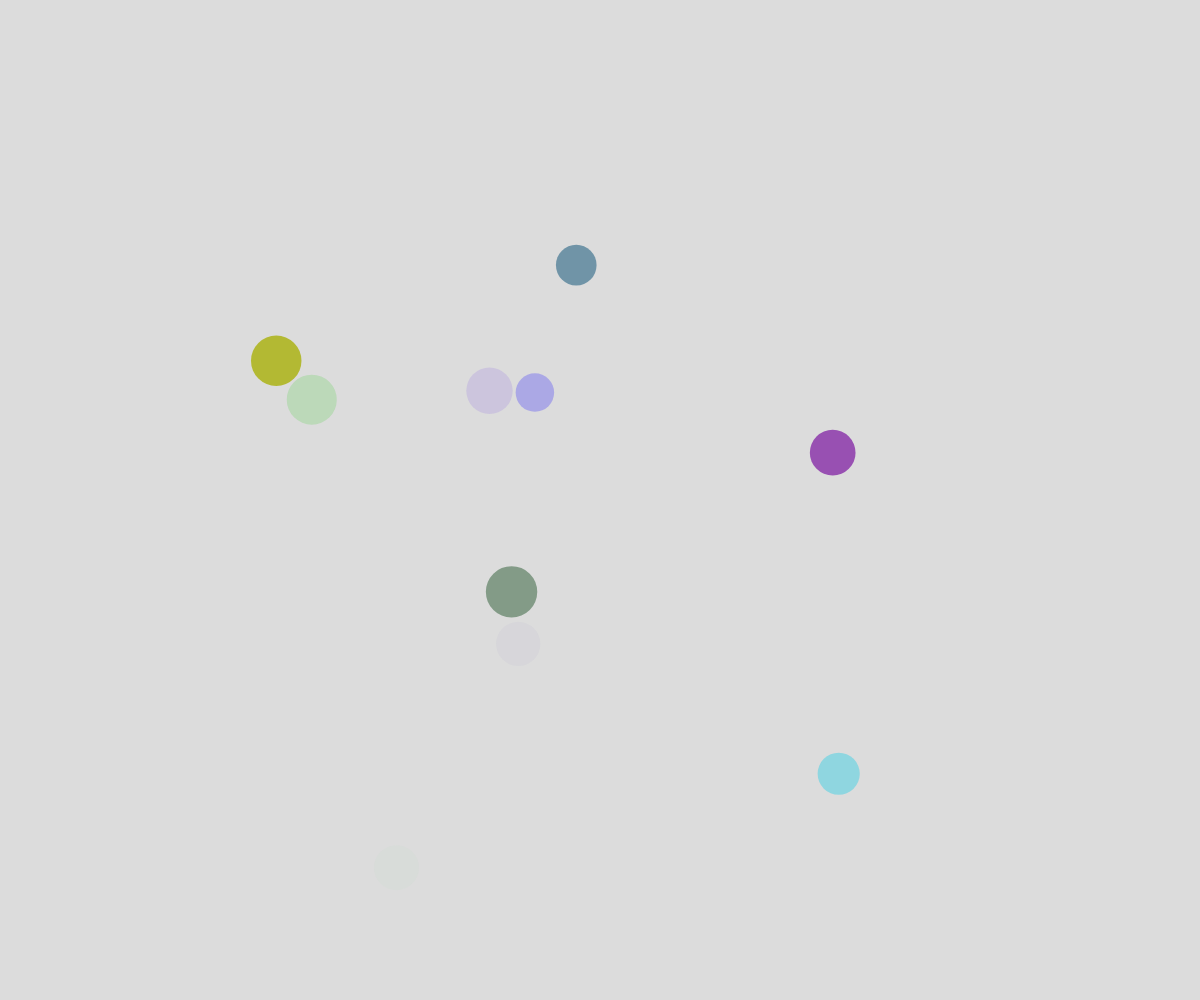
Frame 1 (no input)
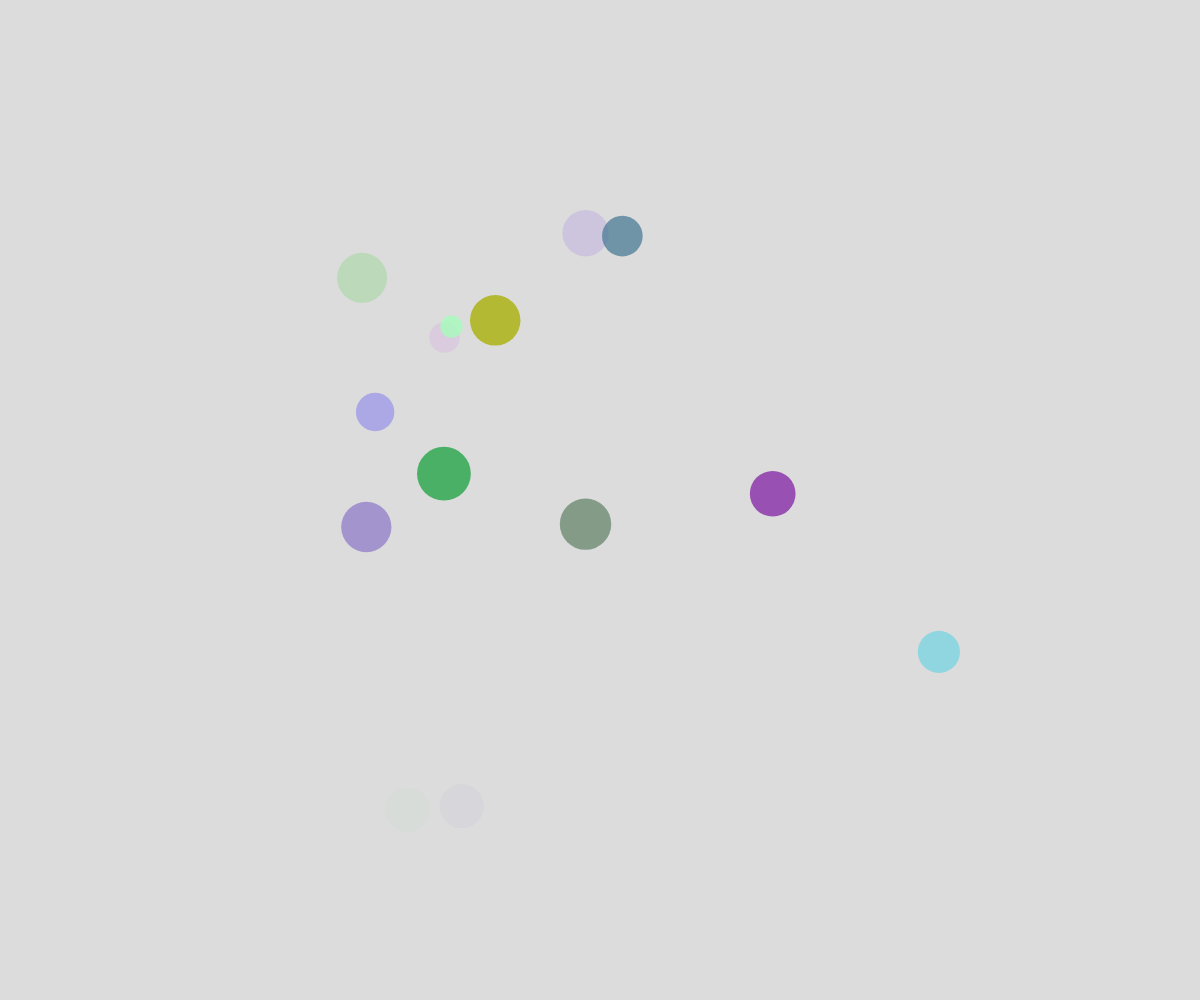
Frame 60 (no input)
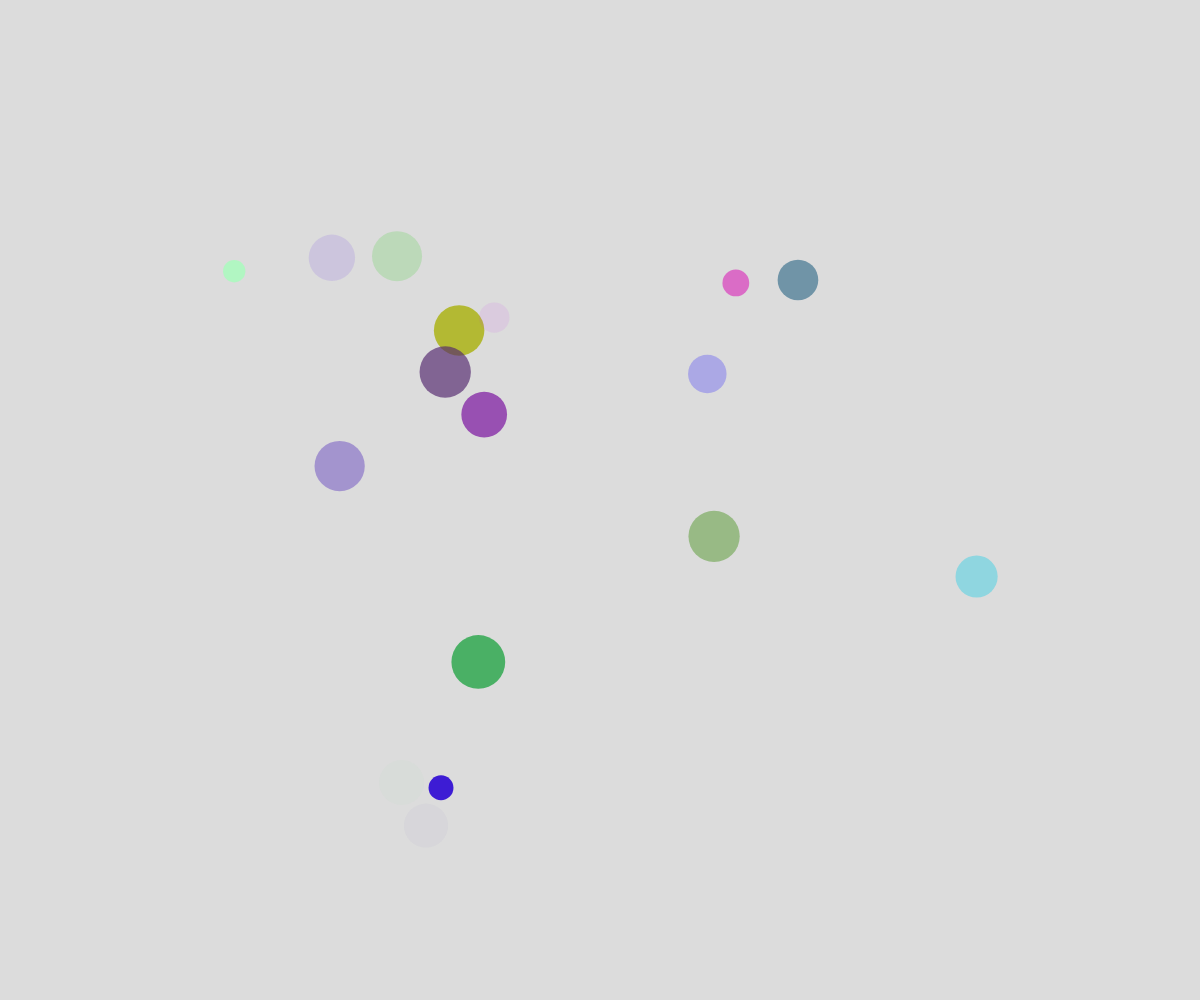
Frame 120 (the mouse pressed at the canvas centre since frame 60)

The p5.js sketch that drew these frames (run headless with seeded random() and noise() and a simulated clock; from frame 60 on, the mouse is pressed at the canvas centre):

// p5.js sketch
// ── sketch.js
// Ball Scene

let ballArray = [];

function setup() {
  createCanvas(windowWidth, windowHeight);

  for (let index = 0; index < 10; index++) {
    spawnBall();
  }

  //spawn a ball every 0.5 seconds
  window.setInterval(spawnBall, 500);
}

function draw() {
  background(220);

  checkIfBallTouchingMouse();
  moveBall();
  displayBall();
}

function mousePressed() {
  spawnBall();
  ballArray[ballArray.length-1].x = mouseX;
  ballArray[ballArray.length-1].y = mouseY;
}

function checkIfBallTouchingMouse() {
  for (let i=ballArray.length-1; i>=0; i--) {
    let howFarAway = dist(ballArray[i].x, ballArray[i].y, mouseX, mouseY);
    if (howFarAway < ballArray[i].radius) {
      ballArray.splice(i, 1);
    }
  }
}

function spawnBall() {
  let newBall = {
    x: random(width),
    y: random(height),
    radius: random(10, 30),
    ballColor: color(random(255), random(255), random(255), random(255)),
    dx: random(5, 10),
    dy: random(5, 10),
    xTime: random(1000),
    yTime: random(1000),
    timeChange: random(0.001, 0.01),
  };
  ballArray.push(newBall);
}

function moveBall() {
  for (let theBall of ballArray) {
    // theBall.x += theBall.dx;
    // theBall.y += theBall.dy;
    // theBall.dx = random(-5, 5);
    // theBall.dy = random(-5, 5); 

    theBall.x = noise(theBall.xTime) * width;
    theBall.y = noise(theBall.yTime) * height;

    theBall.xTime += theBall.timeChange;
    theBall.yTime += theBall.timeChange;
  }
}

function displayBall() {
  for (let ball of ballArray) {
    noStroke();
    fill(ball.ballColor);
    circle(ball.x, ball.y, ball.radius*2);
  }
}
